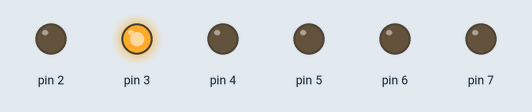
Recording of a sketch running on a simulated Arduino Uno, built with avr-gcc and run on an emulated ATmega328P. On the bench: output pins drawn as LEDs (lit = HIGH).

Above: at 29.12 s.
At 30.12 s:
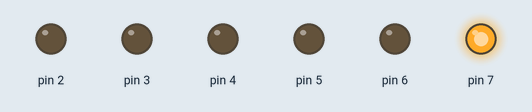
At 30.37 s:
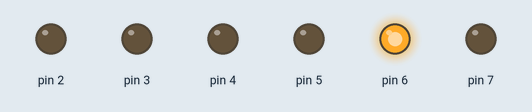
At 31.5 s:
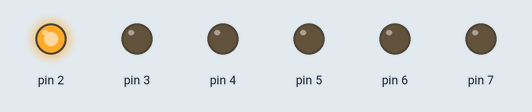
At 33.37 s:
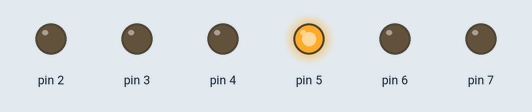
At 34.87 s:
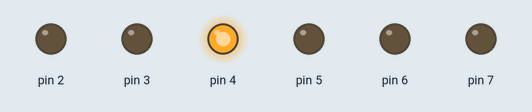
Timing chart, 0 to 35.2 s (numbered marks = the images above):
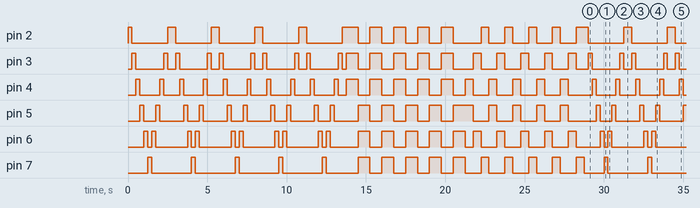

The sketch:

sample_nightrider_circuite.ino.ino
```cpp
void setup() {

  pinMode(2, OUTPUT);
  pinMode(3, OUTPUT);
  pinMode(4, OUTPUT);
  pinMode(5, OUTPUT);
  pinMode(6, OUTPUT);
  pinMode(7, OUTPUT);
  loop();
}

void setRight(){
   digitalWrite(2, HIGH);
   digitalWrite(3, LOW);
   digitalWrite(4, LOW);
   digitalWrite(5, LOW);
   digitalWrite(6, LOW);
   digitalWrite(7, LOW);
   delay(250);

   digitalWrite(2, LOW);
   digitalWrite(3, HIGH);
   digitalWrite(4, LOW);
   digitalWrite(5, LOW);
   digitalWrite(6, LOW);
   digitalWrite(7, LOW);
   delay(250);

   digitalWrite(2, LOW);
   digitalWrite(3, LOW);
   digitalWrite(4, HIGH);
   digitalWrite(5, LOW);
   digitalWrite(6, LOW);
   digitalWrite(7, LOW);
   delay(250);

   digitalWrite(2, LOW);
   digitalWrite(3, LOW);
   digitalWrite(4, LOW);
   digitalWrite(5, HIGH);
   digitalWrite(6, LOW);
   digitalWrite(7, LOW);
   delay(250);

   digitalWrite(2, LOW);
   digitalWrite(3, LOW);
   digitalWrite(4, LOW);
   digitalWrite(5, LOW);
   digitalWrite(6, HIGH);
   digitalWrite(7, LOW);
   delay(250);

   digitalWrite(2, LOW);
   digitalWrite(3, LOW);
   digitalWrite(4, LOW);
   digitalWrite(5, LOW);
   digitalWrite(6, LOW);
   digitalWrite(7, HIGH);
   delay(250);


}

void setLeft(){

   digitalWrite(2, LOW);
   digitalWrite(3, LOW);
   digitalWrite(4, LOW);
   digitalWrite(5, LOW);
   digitalWrite(6, HIGH);
   digitalWrite(7, LOW);
   delay(250);

   digitalWrite(2, LOW);
   digitalWrite(3, LOW);
   digitalWrite(4, LOW);
   digitalWrite(5, HIGH);
   digitalWrite(6, LOW);
   digitalWrite(7, LOW);
   delay(250);

   digitalWrite(2, LOW);
   digitalWrite(3, LOW);
   digitalWrite(4, HIGH);
   digitalWrite(5, LOW);
   digitalWrite(6, LOW);
   digitalWrite(7, LOW);
   delay(250);

   digitalWrite(2, LOW);
   digitalWrite(3, HIGH);
   digitalWrite(4, LOW);
   digitalWrite(5, LOW);
   digitalWrite(6, LOW);
   digitalWrite(7, LOW);
   delay(250);

   digitalWrite(2, HIGH);
   digitalWrite(3, LOW);
   digitalWrite(4, LOW);
   digitalWrite(5, LOW);
   digitalWrite(6, LOW);
   digitalWrite(7, LOW);
   delay(250);
}

void setMid(){
   digitalWrite(2, LOW);
   digitalWrite(3, LOW);
   digitalWrite(4, HIGH);
   digitalWrite(5, HIGH);
   digitalWrite(6, LOW);
   digitalWrite(7, LOW);
   delay(500);

   digitalWrite(2, LOW);
   digitalWrite(3, HIGH);
   digitalWrite(4, LOW);
   digitalWrite(5, LOW);
   digitalWrite(6, HIGH);
   digitalWrite(7, LOW);
   delay(500);

   digitalWrite(2, HIGH);
   digitalWrite(3, LOW);
   digitalWrite(4, LOW);
   digitalWrite(5, LOW);
   digitalWrite(6, LOW);
   digitalWrite(7, HIGH);
   delay(500);
}

void setPart(){
   digitalWrite(2, HIGH);
   digitalWrite(3, HIGH);
   digitalWrite(4, HIGH);
   digitalWrite(5, LOW);
   digitalWrite(6, LOW);
   digitalWrite(7, LOW);
   delay(750);

   digitalWrite(2, LOW);
   digitalWrite(3, LOW);
   digitalWrite(4, LOW);
   digitalWrite(5, HIGH);
   digitalWrite(6, HIGH);
   digitalWrite(7, HIGH);
   delay(750);

}

void loop() {
  setRight();
  setLeft();
  setRight();
  setLeft();
  setRight();
  setLeft();
  setRight();
  setLeft();
  setRight();
  setLeft();
  setPart();
  setPart();
  setPart();
  setPart();
  setPart();
  setMid();
  setMid();
  setMid();
  setMid();
  setMid();
  //set

}
```

Measured:
- by itself, pin 2: HIGH → LOW at 0.25 s, → HIGH 2.3 s later, → LOW 0.50 s later, → HIGH 2.3 s later, … (36 changes in this stretch)
- by itself, pin 3: HIGH → LOW at 0.50 s, → HIGH 1.8 s later, → LOW 0.25 s later, → HIGH 0.50 s later, … (55 changes in this stretch)
- by itself, pin 4: HIGH → LOW at 0.75 s, → HIGH 1.3 s later, → LOW 0.25 s later, → HIGH 1.0 s later, … (55 changes in this stretch)
- by itself, pin 5: HIGH → LOW at 1.0 s, → HIGH 0.75 s later, → LOW 0.25 s later, → HIGH 1.5 s later, … (53 changes in this stretch)
- by itself, pin 6: HIGH → LOW at 1.3 s, → HIGH 0.25 s later, → LOW 0.25 s later, → HIGH 2.0 s later, … (55 changes in this stretch)
- by itself, pin 7: HIGH → LOW at 1.5 s, → HIGH 2.5 s later, → LOW 0.25 s later, → HIGH 2.5 s later, … (37 changes in this stretch)
